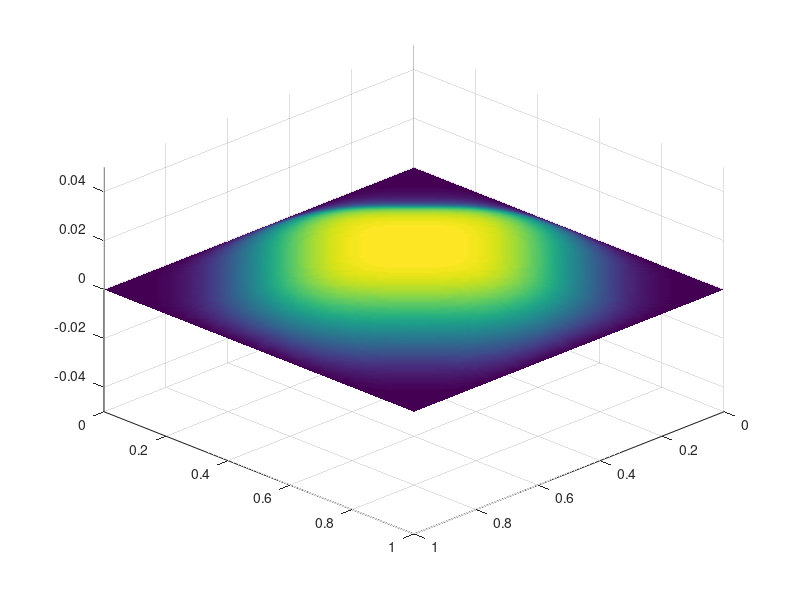

MATLAB code for this plot:
function square_oscillation()
global c n K rho L A Q_x Q_y
t0=0;
tf=2; 
n=3; %numebr of mode shapes
K=1e+2; % N/m % Tension in the surafce
rho= 1; % kg/m
L= 1;   % m
A = [0 0 0]';
phi_0 = pi/2*ones(2*n,1);
wave_speed = sqrt(K/rho);
for i=1:n
    lambda(:,i) = 2*L/i;
    omega(:,i)= wave_speed/lambda(i);
end

initial_conditions = 0*ones(2*2*n,1);

c= zeros(n,1);
Q_x= zeros(n,1);
Q_y= zeros(n,1);
options = odeset('RelTol',1e-12,'AbsTol',1e-12*ones(2*2*n,1));
[T,Z] = ode45(@dynamics,[t0 tf],initial_conditions,options);
%=============================== Plotting ================================%
%figure(1)
%plot(T,Z(:,1:3));

%figure(2)
%plot(T,Z(:,4:6));
[x,y] = meshgrid(0:0.01:1,0:0.01:1);
%x=(0:0.01:L)';
%y=(0:0.01:L)';
dt = (tf-t0)/100;
t= (t0:dt:tf)';
z = interp1(T,Z,t);

%figure(3)

for j=1:length(t)
    zz =zeros (length(x),length(y));
    %element = zeros (length(x),1);
    etha_temp = zeros (length(x),length(y));
    for i=1:n
        tau_x(j,i) = z(j,i);
        tau_y(j,i) = z(j,i+6);
        phi_x(:,i) = sin((i*pi/L)*x(1,:));
        phi_y(:,i) = sin((i*pi/L)*y(:,1));
        etha_matrix =tau_x(j,i)*(phi_x(:,i)*(phi_y(:,i))');
        
        etha_temp = etha_temp + etha_matrix;
    end
   % for i=1:n
    %    element(:) = etha(:,i)+ element(:);
   % end
    for i=1:length(x)
        for k=1:length(y)
            zz(i,k)= zz(i,k)+etha_temp(i,k);
            
        end
    end

    
    figure(4)
    %xlim([0 L]);
    s_1= surf(x,y, zz);
    shading interp
    view([1 1 1])
    %ylim([-2 2]);
    zlim ([-0.05 0.05]);
    pause(10*dt)
               
         
            
end
   
%===============================          ================================%
end
function dz = dynamics(t,z)
global c n K rho L Q_x Q_y
force= impact_force_model(t);
F = force(1);
x_i = force(2);
y_i = force(3);
for i=1:n
    c(i,1)= -(K/rho)*(i*pi/L)^2;
    Q_x(i,1)= F*sin(i*pi*x_i/L) ;
    Q_y(i,1)= F*sin(i*pi*y_i/L) ;
end
dz(1,1) = z(4);
dz(2,1) = z(5);
dz(3,1) = z(6);
dz(4,1) = c(1)*z(1)+Q_x(1);
dz(5,1) = c(2)*z(2)+Q_x(2);
dz(6,1) = c(3)*z(3)+Q_x(3);

dz(7,1) = z(10);
dz(8,1) = z(11);
dz(9,1) = z(12);
dz(10,1) = c(1)*z(7)+Q_y(1);
dz(11,1) = c(2)*z(8)+Q_y(2);
dz(12,1) = c(3)*z(9)+Q_y(3);



end
function force = impact_force_model(t)
global  L 
if t>=0.1 && t<=0.2
    F=10;
else
    F=0;
end
X_i = L/2;
Y_i = L/2;
force =[F,X_i,Y_i];
end